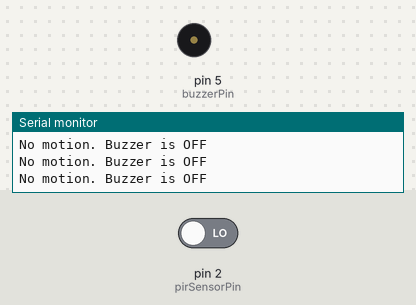
Bench run of a sketch on a simulated Arduino Uno, built with avr-gcc and run on an emulated ATmega328P. Shown: buzzer (waves = sounding, pin HIGH), the last lines printed to the serial monitor. The inputs (shaded band) are chosen by the test bench; at power-on: pin 2 (pirSensorPin) LOW.

Above: at 1.8 s.
1.9 s: pin 2 (pirSensorPin) driven HIGH
At 2.6 s:
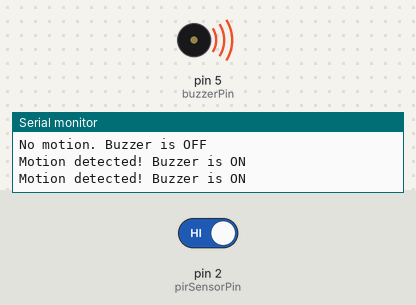
3.5 s: pin 2 (pirSensorPin) driven LOW
At 3.8 s:
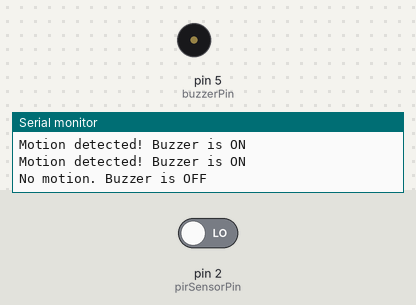
Timing chart, 0 to 6.5 s (numbered marks = the images above; inputs shaded):
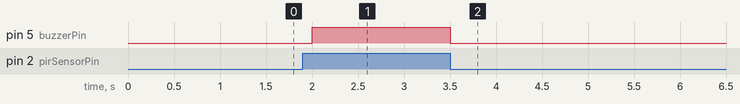

The sketch:

Task1.1P.ino
```cpp
const int pirSensorPin = 2; // Pin where the PIR sensor is connected
const int buzzerPin = 5; // Pin where the buzzer is connected

void setup() {
  pinMode(pirSensorPin, INPUT); // Set the PIR sensor pin as input
  pinMode(buzzerPin, OUTPUT); // Set the buzzer pin as output
  Serial.begin(9600); // Initialize serial communication at 9600 baud rate
}

void loop() {
  int motionState = digitalRead(pirSensorPin); // Read the state of the PIR sensor
  if (motionState == HIGH) { // Motion detected
    digitalWrite(buzzerPin, HIGH); // Turn the buzzer on
    Serial.println("Motion detected! Buzzer is ON");
  } else {
    digitalWrite(buzzerPin, LOW); // Turn the buzzer off
    Serial.println("No motion. Buzzer is OFF");
  }
  delay(500); // Wait for half a second before the next loop
}
```

Measured:
- after the input at 1.9 s, pin 5 (buzzerPin): LOW → HIGH after 0.10 s
- after the input at 3.5 s, pin 5 (buzzerPin): HIGH → LOW at once
